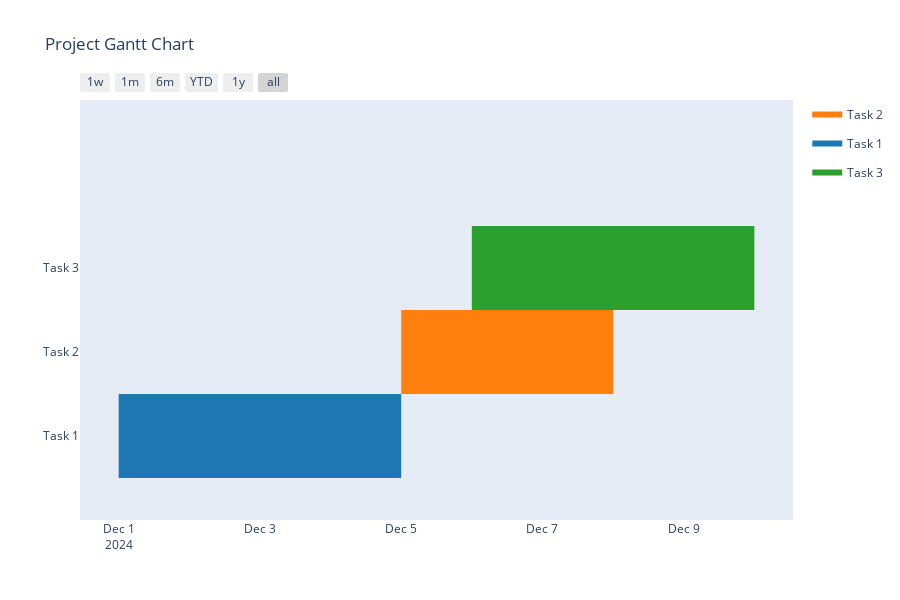

Notebook code cell kept with this figure:
### Code cell
import plotly.figure_factory as ff

df = pd.DataFrame([
    dict(Task="Task 1", Start='2024-12-01', Finish='2024-12-05'),
    dict(Task="Task 2", Start='2024-12-05', Finish='2024-12-08'),
    dict(Task="Task 3", Start='2024-12-06', Finish='2024-12-10')
])

fig = ff.create_gantt(df, title='Project Gantt Chart',
                       show_colorbar=True, bar_width=0.5, showgrid_x=False, showgrid_y=False)

fig.show()

### Figure 1 — Plotly figure (JSON) as saved in the notebook; plotly's stock layout.template omitted (floating-point values rounded to 4 significant figures)
{"data": [{"fill": "toself", "fillcolor": "rgb(255, 127, 14)", "hoverinfo": "name", "legendgroup": "rgb(255, 127, 14)", "mode": "none", "name": "Task 2", "type": "scatter", "x": ["2024-12-05", "2024-12-08", "2024-12-08", "2024-12-05"], "y": [0.5, 0.5, 1.5, 1.5]}, {"fill": "toself", "fillcolor": "rgb(31, 119, 180)", "hoverinfo": "name", "legendgroup": "rgb(31, 119, 180)", "mode": "none", "name": "Task 1", "type": "scatter", "x": ["2024-12-01", "2024-12-05", "2024-12-05", "2024-12-01"], "y": [-0.5, -0.5, 0.5, 0.5]}, {"fill": "toself", "fillcolor": "rgb(44, 160, 44)", "hoverinfo": "name", "legendgroup": "rgb(44, 160, 44)", "mode": "none", "name": "Task 3", "type": "scatter", "x": ["2024-12-06", "2024-12-10", "2024-12-10", "2024-12-06"], "y": [1.5, 1.5, 2.5, 2.5]}, {"legendgroup": "rgb(255, 127, 14)", "marker": {"color": "rgb(255, 127, 14)", "opacity": 0, "size": 1}, "mode": "markers", "name": "", "showlegend": false, "text": [null, null], "type": "scatter", "x": ["2024-12-05", "2024-12-08"], "y": [1, 1]}, {"legendgroup": "rgb(31, 119, 180)", "marker": {"color": "rgb(31, 119, 180)", "opacity": 0, "size": 1}, "mode": "markers", "name": "", "showlegend": false, "text": [null, null], "type": "scatter", "x": ["2024-12-01", "2024-12-05"], "y": [0, 0]}, {"legendgroup": "rgb(44, 160, 44)", "marker": {"color": "rgb(44, 160, 44)", "opacity": 0, "size": 1}, "mode": "markers", "name": "", "showlegend": false, "text": [null, null], "type": "scatter", "x": ["2024-12-06", "2024-12-10"], "y": [2, 2]}], "layout": {"height": 600, "hovermode": "closest", "showlegend": true, "title": {"text": "Project Gantt Chart"}, "xaxis": {"rangeselector": {"buttons": [{"count": 7, "label": "1w", "step": "day", "stepmode": "backward"}, {"count": 1, "label": "1m", "step": "month", "stepmode": "backward"}, {"count": 6, "label": "6m", "step": "month", "stepmode": "backward"}, {"count": 1, "label": "YTD", "step": "year", "stepmode": "todate"}, {"count": 1, "label": "1y", "step": "year", "stepmode": "backward"}, {"step": "all"}]}, "showgrid": false, "type": "date", "zeroline": false}, "yaxis": {"autorange": false, "range": [-1, 4], "showgrid": false, "ticktext": ["Task 1", "Task 2", "Task 3"], "tickvals": [0, 1, 2], "zeroline": false}}}
